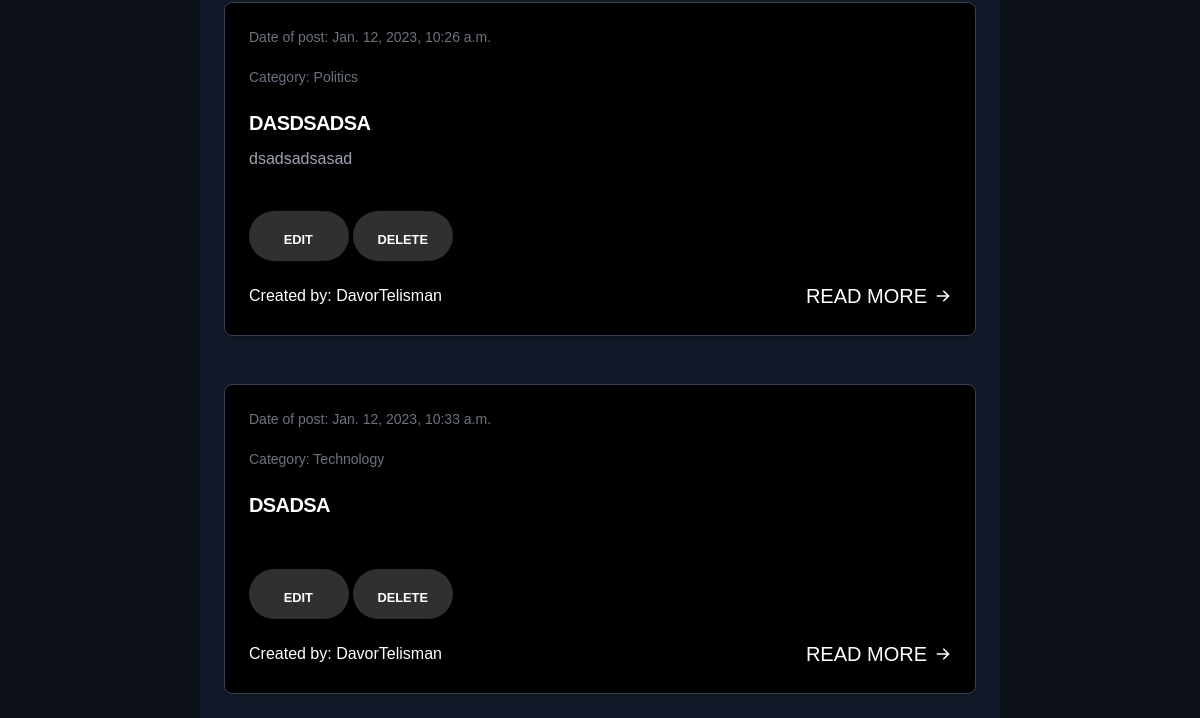
Before: /blog/ (signed in, lower part) with the older database file.
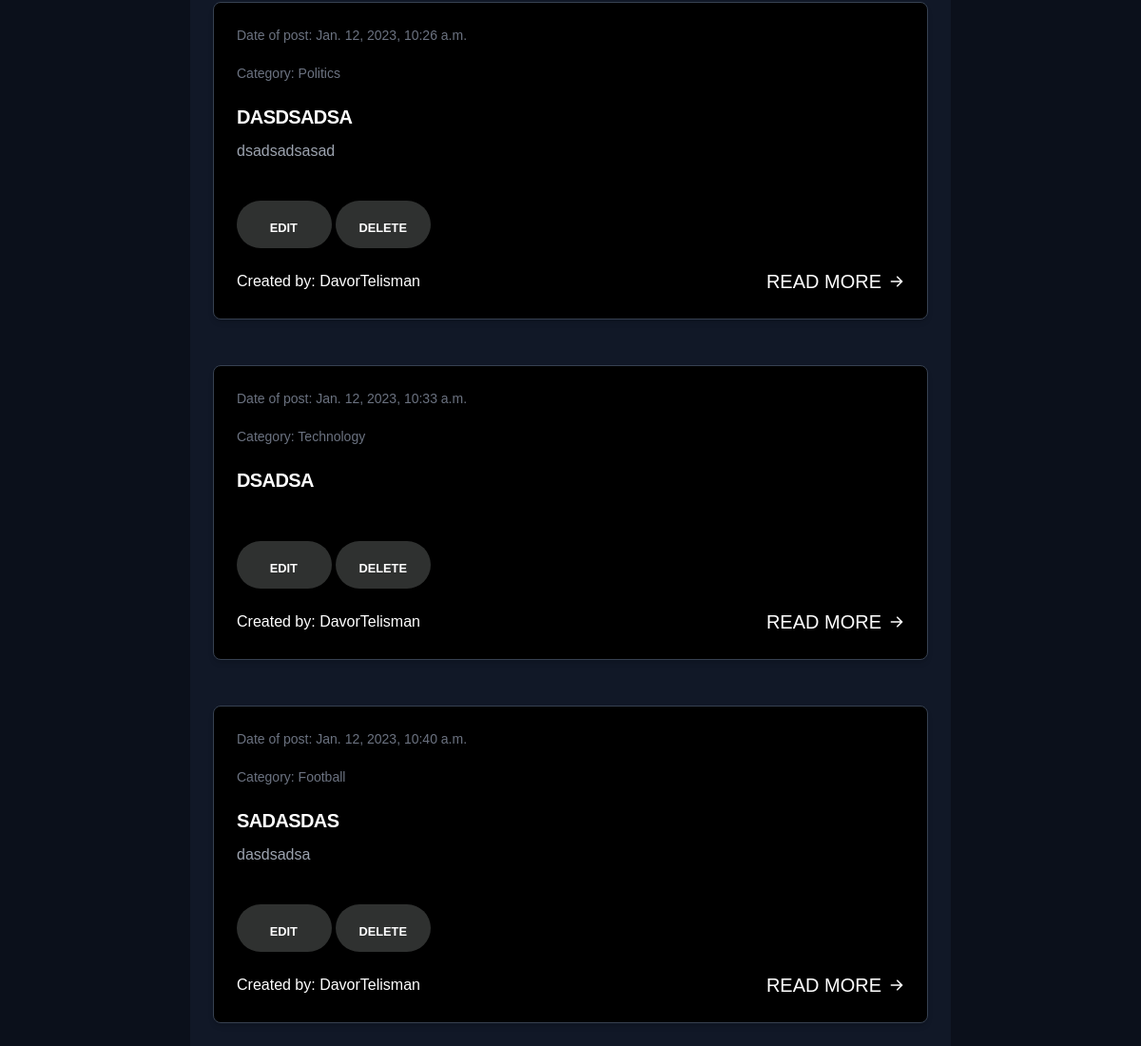
After: the same page with the newer database file.
### api/models.py (models this page shows, shortened)
class Post(models.Model):
    created = models.DateTimeField(auto_now_add=True)
    title = models.CharField(max_length=100, blank=True, default='')
    body = models.TextField(blank=True, default='')
    owner = models.ForeignKey('auth.User', related_name='posts', on_delete=models.CASCADE)
    category = models.ForeignKey(Category, related_name='category',null=True,on_delete=models.CASCADE)
    class Meta:
        ordering = ['created']

class Category(models.Model):
    category_name = models.CharField(max_length=50,default='')
    def __str__(self):
        return self.category_name

### api/views.py (the view)
# urls.py: path('blog/', include('django.contrib.auth.urls')),
def blog(request):
    blog_post= Post.objects.all()
    context = {
        'blog_post': blog_post,
    }
    return render(request, 'blog.html', context)

### templates/blog.html (shortened to what this page needs)
{% load static %}
{% if user.is_authenticated %}
<link rel="stylesheet" type="text/css" href="{% static 'assets/css/blog.css' %}">
<link rel="stylesheet" type="text/css" href="{% static 'assets/css/navbar.css' %}">
<link rel="stylesheet" type="text/css" href="{% static 'assets/css/bggraound.css' %}">
<link rel="stylesheet" href="https://cdnjs.cloudflare.com/ajax/libs/font-awesome/6.2.0/css/all.min.css" />
<body class="bg-gray-900" data-new-gr-c-s-check-loaded="14.1089.0" data-gr-ext-installed="">
    {% block content %}
    <section id="blog" class="pt-[40px]">
        <div class="container">
            <div class="justify-center p-0 max-w-[800px] m-auto">
                {% for blog in blog_post %}
                <section class="bg-gray-900" data-projection-id="16" style="opacity: 1;">
                    <div class="py-6 px-4 mx-auto lg:px-6">
                        <div class="grid gap-8 lg:grid-cols-1">
                            <article class="p-6 rounded-lg border shadow-md bg-gray-800 border-gray-700">
                                <div class="flex justify-between items-center mb-5 text-gray-500">
                                    <span class="text-sm">Date of post: {{ blog.created }} </span>
                                </div>
                                <div class="flex justify-between items-center mb-5 text-gray-500">
                                    <span class="text-sm">Category: {{ blog.category }}</span>
                                </div>
                                <h2 class="hover-underline-animation mb-2 text-2xl font-bold tracking-tight text-white">
                                    <a href="{% url 'blog_detail' blog.pk %}">{{ blog.title }}</a>
                                </h2>
                                <p class="mb-5 font-light text-gray-400">{{ blog.body|safe|truncatewords:25 }}</p>
                                {% if user.id == blog.owner.id %}
                                <button id="neonShadow"> <a href="{% url 'update_blog' blog.pk %}"><span>Edit</span></a></button>
                                <button id="neonShadow"> <a href="{% url 'delete_blog' blog.pk %}"><span>Delete</span></a></button>
                                {% endif %}
                                <div class="flex justify-between items-center">
                                    <div class="flex items-center space-x-4">
                                        <span class="font-medium text-white">Created by: {{ blog.owner }}</span>
                                    </div>
                                    <a class="inline-flex-important items-center font-medium text-white hover-underline-animation" href="{% url 'blog_detail' blog.pk %}">Read more
                                        <svg class="ml-2 w-4 h-4" fill="currentColor" viewBox="0 0 20 20" xmlns="http://www.w3.org/2000/svg">
                                            <path fill-rule="evenodd" d="M10.293 3.293a1 1 0 011.414 0l6 6a1 1 0 010 1.414l-6 6a1 1 0 01-1.414-1.414L14.586 11H3a1 1 0 110-2h11.586l-4.293-4.293a1 1 0 010-1.414z" clip-rule="evenodd"></path>
                                        </svg>
                                    </a>
                                </div>
                            </article>
                        </div>
                    </div>
                </section>
                {% endfor %}
            </div>
        </div>
    </section>
    {% endblock %}
    <div class="bg">
        <div class="star-field">
        </div>
    </div>
{% endif %}

Changed rows visible on the page:
added Post: created "Jan. 12, 2023, 10:40 a.m.", category "Football", title "SADASDAS", body "dasdsadsa", shows "EDIT", owner "DavorTelisman"
